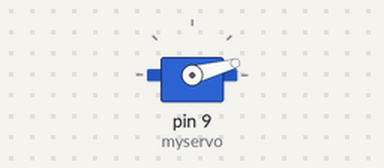
The sketch below on a simulated Arduino Uno, built with avr-gcc and run on an emulated ATmega328P. Shown: servo.

Above: at 1.05 s.
At 3.5 s:
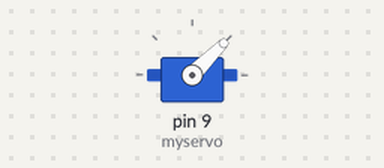
At 6.0 s:
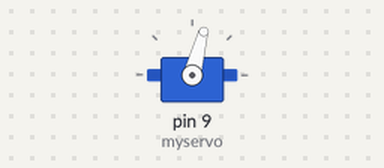
At 11.0 s:
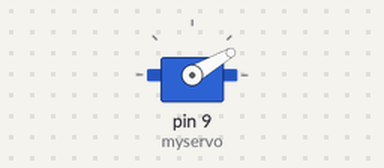
Timing chart, 0 to 16.6 s (numbered marks = the images above):
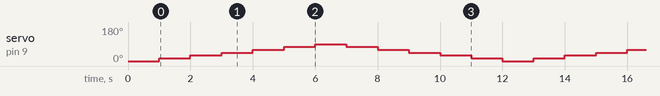

Measured:
- by itself, servo on pin 9 (myservo): repeats every 12.0 s: 30° 1.0 s, 45° 1.0 s, 60° 1.0 s, 75° 1.0 s, 90° 1.0 s, 75° 1.0 s, 60° 1.0 s, 45° 1.0 s, 30° 1.0 s, 15° 1.0 s, 0° 1.0 s, 15° 1.0 s

The sketch:

servo.ino
```cpp
/***********************************************
 * name:Servo
 * function:you can see the servo motor rotate 90 degrees (rotate once every 15 degrees).
 * And then rotate in the opposite direction.
 ************************************************/
 //Email: info@primerobotics.in
//Website: www.primerobotics.in

#include <Servo.h>
/************************************************/
Servo myservo;//create servo object to control a servo
/************************************************/
void setup()
{
  myservo.attach(9);//attachs the servo on pin 9 to servo object
  myservo.write(0);//back to 0 degrees
  delay(1000);//wait for a second
}
/*************************************************/
void loop()
{
  myservo.write(15);//goes to 15 degrees
  delay(1000);//wait for a second
  myservo.write(30);//goes to 30 degrees
  delay(1000);//wait for a second.33
  myservo.write(45);//goes to 45 degrees
  delay(1000);//wait for a second.33
  myservo.write(60);//goes to 60 degrees
  delay(1000);//wait for a second.33
  myservo.write(75);//goes to 75 degrees
  delay(1000);//wait for a second.33
  myservo.write(90);//goes to 90 degrees
  delay(1000);//wait for a second
  myservo.write(75);//back to 75 degrees
  delay(1000);//wait for a second.33
  myservo.write(60);//back to 60 degrees
  delay(1000);//wait for a second.33
  myservo.write(45);//back to 45 degrees
  delay(1000);//wait for a second.33
  myservo.write(30);//back to 30 degrees
  delay(1000);//wait for a second.33
  myservo.write(15);//back to 15 degrees
  delay(1000);//wait for a second
  myservo.write(0);//back to 0 degrees
  delay(1000);//wait for a second
}
/**************************************************/
```
